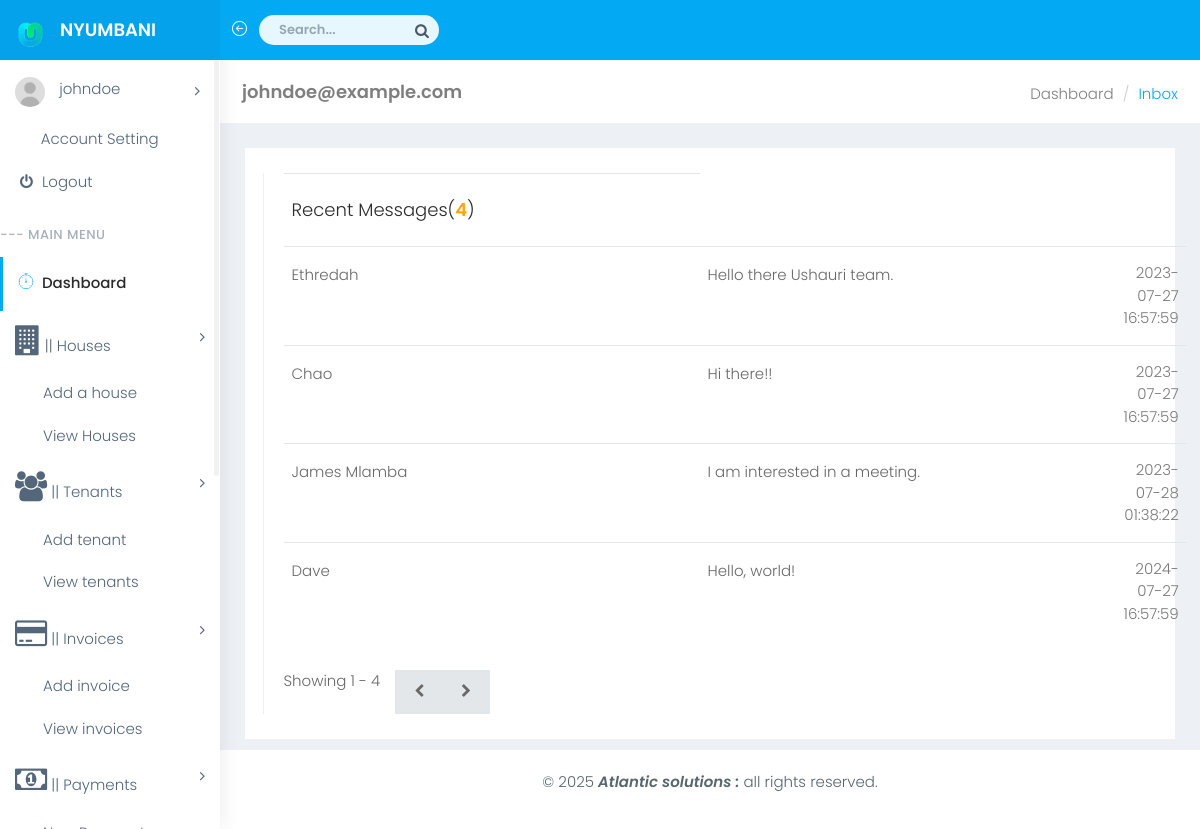
The app's page /admin/inbox.php (signed in) with its own data.
### tables this page shows
CREATE TABLE `contacts` (
  `id` int(11) NOT NULL,
  `names` varchar(50) NOT NULL,
  `email` varchar(50) NOT NULL,
  `message` text NOT NULL,
  `date` datetime NOT NULL DEFAULT current_timestamp()
);

### admin/functions/db.php (called while the page is built, shortened)
<?php
     function is_logged_in_temporary(){
      if (isset($_SESSION['email'])) {
        $email=$_SESSION["email"];
        return true;
      }
      else
      {
        return false;
      }
    }
?>

### admin/inbox.php (the view, shortened to what this page needs)
<?php
    require_once "functions/db.php";
    if (is_logged_in_temporary()) {
    $email = $_SESSION['email'];
    $sql = 'SELECT * FROM contacts';
    $query = mysqli_query($connection, $sql);
                require "admin_header0.php";
                require "admin_left_panel.php";
?>
        <div id="page-wrapper">
            <div class="container-fluid">
                <div class="row bg-title">
                    <div class="col-lg-3 col-md-4 col-sm-4 col-xs-12">
                        <h4 class="page-title"><?php echo $email;?></h4> </div>
                    <div class="col-lg-9 col-sm-8 col-md-8 col-xs-12">
                        <ol class="breadcrumb">
                            <li><a href="index.php">Dashboard</a></li>
                            <li class="active">Inbox</li>
                        </ol>
                    </div>
                </div>
                <div class="row">
                    <div class="col-md-12">
                        <div class="white-box">
                            <div class="row">
                                <div class="col-lg-12 col-md-9 col-sm-12 col-xs-12 mail_listing">
                                    <div class="inbox-center">
                                        <table class="table table-hover">
                                            <thead>
                                                <tr>
                                                    <th>
                                                        <h4>Recent Messages(<b style="color: orange;"><?php echo mysqli_num_rows($query);?></b>)</h4>
                                                    </th>
                                                </tr>
                                            </thead>
                                            <tbody>
                                                <?php
                                                while ($row = mysqli_fetch_array($query))
                                                {
                                              echo
                                              '
                                                <tr>
                                                   <td class="hidden-xs"><a href="inbox-detail.php?id='.$row["id"].'" />'.$row["names"].'</td>
                                                    <td class="max-texts"><a href="inbox-detail.php?id='.$row["id"].'" />'.$row["message"].'</td>
                                                    <td class="text-right">'.$row["date"].'</td>
                                                </tr>';
                                            }
                                            ?>
                                            </tbody>
                                        </table>
                                    </div>
                                    <div class="row">
                                        <div class="col-xs-7 m-t-20"> Showing 1 - <?php echo mysqli_num_rows($query);?> </div>
                                        <div class="col-xs-5 m-t-20">
                                            <div class="btn-group pull-right">
                                                <button type="button" class="btn btn-default waves-effect"><i class="fa fa-chevron-left"></i></button>
                                                <button type="button" class="btn btn-default waves-effect"><i class="fa fa-chevron-right"></i></button>
                                            </div>
                                        </div>
                                    </div>
                                </div>
                            </div>
                        </div>
                    </div>
                </div>
            </div>
        <?php require "admin_footer.php"; ?>
</body>
</html>
<?php
}
else{
    header('location:../index.php');
}
?>

### css/w3.css (style rules this page uses)
html { -ms-text-size-adjust:100%;-webkit-text-size-adjust:100% }
body { margin:0 }
a { -webkit-tap-highlight-color:transparent;background-color:transparent }
b,strong { font-weight:bold }
button,input,optgroup,select,textarea { color:inherit;font:inherit;margin:0 }
button { overflow:visible }
button,select { text-transform:none }
button,html input[type=button],input[type=reset],input[type=submit] { -webkit-appearance:button;cursor:pointer }
html,body { font-family:Verdana,sans-serif;font-size:15px;line-height:1.5 }
h1,h2,h3,h4,h5,h6,.w3-slim,.w3-wide { font-family:"Segoe UI",Arial,sans-serif }
h4 { font-size:20px }
h1,h2,h3,h4,h5,h6 { font-weight:400;margin:10px 0 }
a { color:inherit }
table { border-collapse:collapse;border-spacing:0;width:100%;display:table }
table,th,td { border:none }

### admin/css/colors/blue.css (style rules this page uses)
body { background: #fff; }
.bg-title .breadcrumb .active { color: #03a9f3; }

### records on screen
contacts: names "Ethredah", message "Hello there Ushauri team.", date "2023-07-27 16:57:59"
contacts: names "Chao", message "Hi there!!", date "2023-07-27 16:57:59"
contacts: names "James Mlamba", message "I am interested in a meeting.", date "2023-07-28 01:38:22"
contacts: names "Dave", message "Hello, world!", date "2024-07-27 16:57:59"

### other values on screen
$username "johndoe"
$email "johndoe@example.com"
mysqli_num_rows($query) "4"
